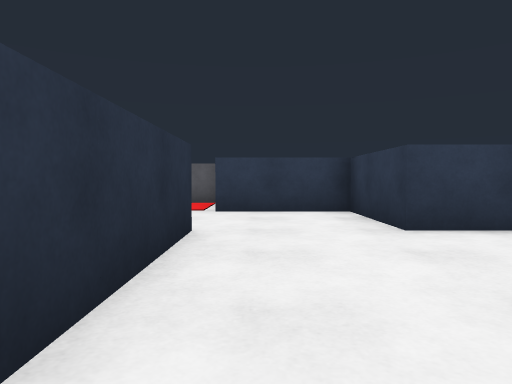
[1] (above)

15 first-person views from a walk through a Webots world. The camera is 0.06 m above the floor, tilts 2° down and sees 70° across. The floor is counted in squares, 0.1 m on a side. Each view is taken from the middle of a square. On the plan, view 1 faces up. The plan holds only what a view shows up to about 10 squares ahead; the rest is blank. The robots in the file are not drawn.

[2]
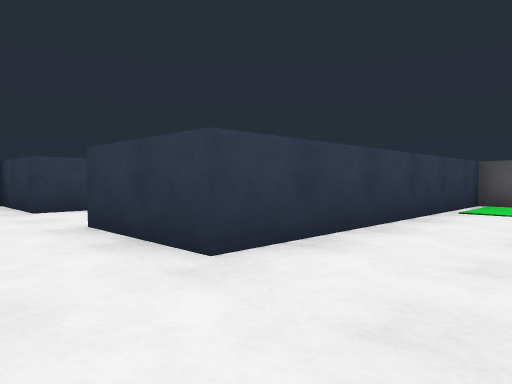

[3]
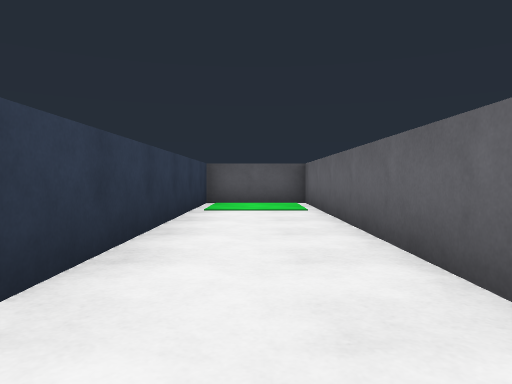

[4]
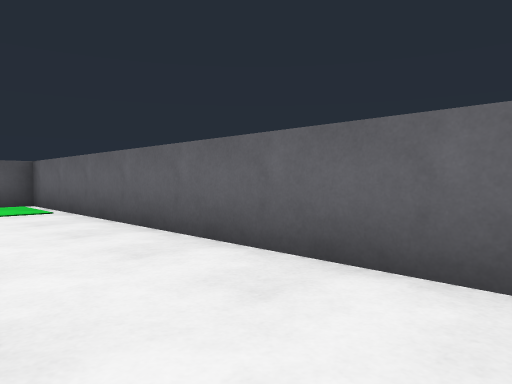

[5]
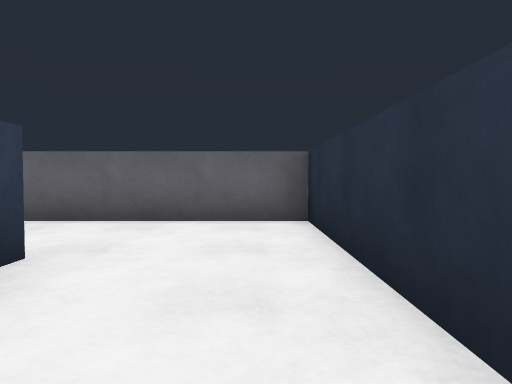

[6]
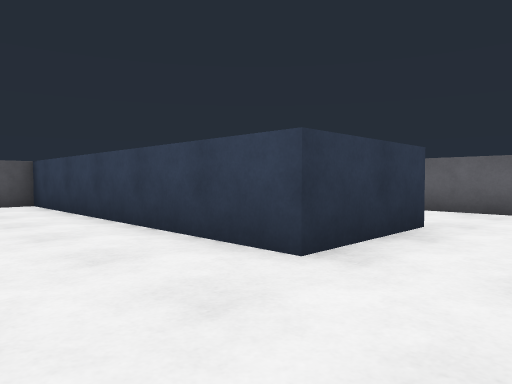

[7]
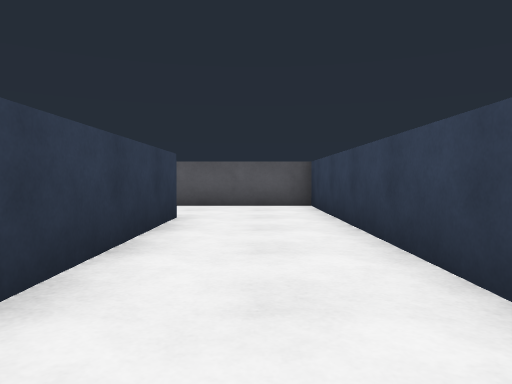

[8]
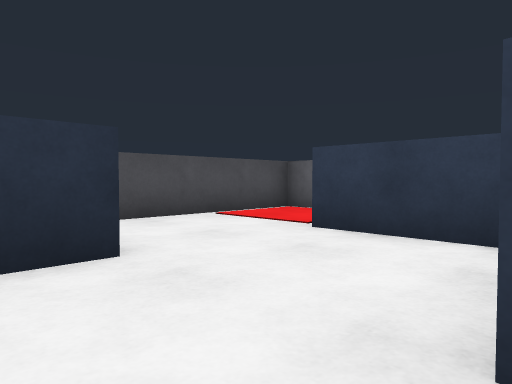

[9]
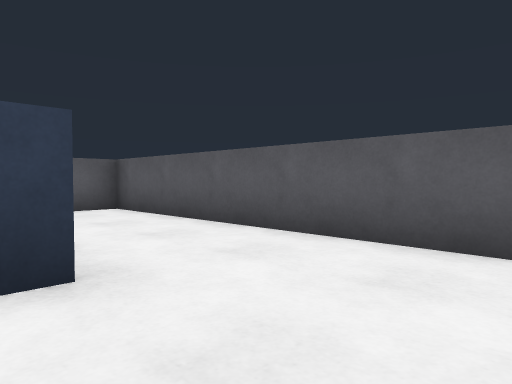

[10]
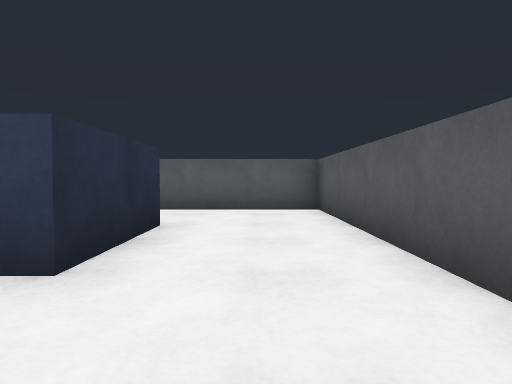

[11]
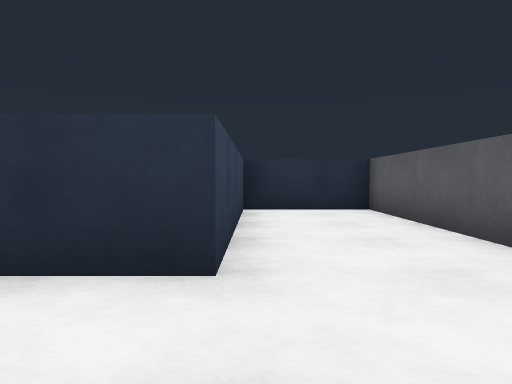

[12]
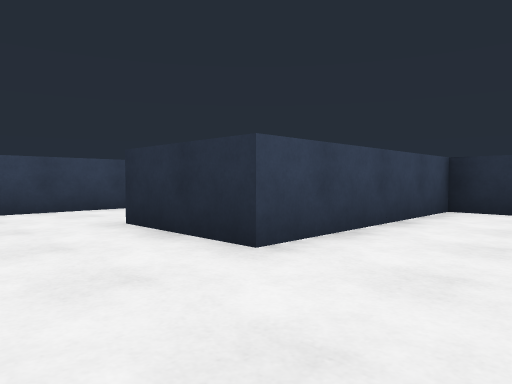

[13]
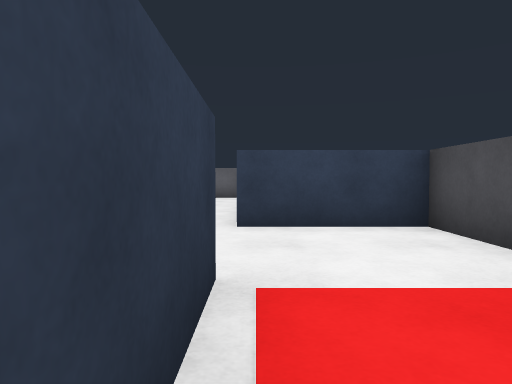

[14]
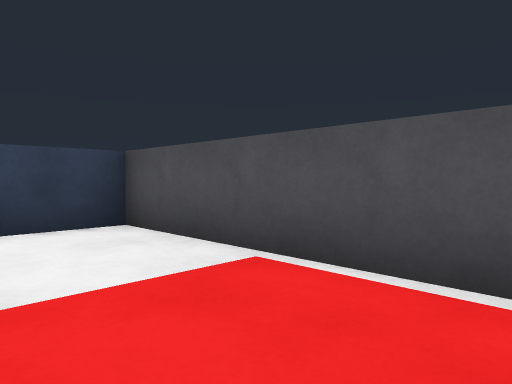

[15]
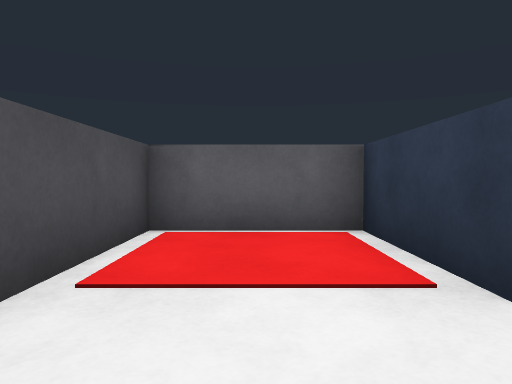

### Floor plan
Points are (right, up) in squares from view 1. A wall is a line through its corners. A room is listed if a view was taken in it or the views show most of it. See-through windows are left out.
Room 1 (views 1, 2, 3, 4)
walls: (-0.7, 1.6) (-0.7, -3.3) (9.3, -3.3) (9.3, -0.8) (1.8, -0.8) (1.8, 1.7)
ways out: opening at (0.5, 0.5) to room 2
Room 2 (views 5, 6, 7, 8, 9, 10, 13, 14, 15)
walls: (1.8, 1.7) (9.3, 1.7) (9.3, 6.6); (1.7, 6.8) (-0.8, 6.8) (-0.8, 9.3) (-3.3, 9.3) (-3.3, 4.3) (-0.7, 4.3) (-0.7, 1.6); (6.8, 6.8) (6.8, 4.2) (1.8, 4.2) (1.8, 6.8)
ways out: opening at (0.5, 0.5) to room 1; opening at (8, 5.5) to room 3
Room 3 (views 11, 12)
walls: (9.3, 6.6) (9.3, 9.3) (1.7, 9.3) (1.7, 6.8) (6.8, 6.8)
ways out: opening at (8, 5.5) to room 2

Positions as (right, up) in squares from view 1, and headings:
1: (0, 0), facing up
2: (0, -3), facing up-right
3: (0, -2), facing right
4: (0, -1), facing down-right
5: (0, 2), facing down
6: (0, 4), facing down-right
7: (1, 3), facing right
8: (2, 3), facing up-left
9: (6, 2), facing up-right
10: (8, 2), facing up
11: (9, 7), facing left
12: (9, 9), facing down-left
13: (-1, 9), facing down
14: (-1, 9), facing down-left
15: (-2, 5), facing up
